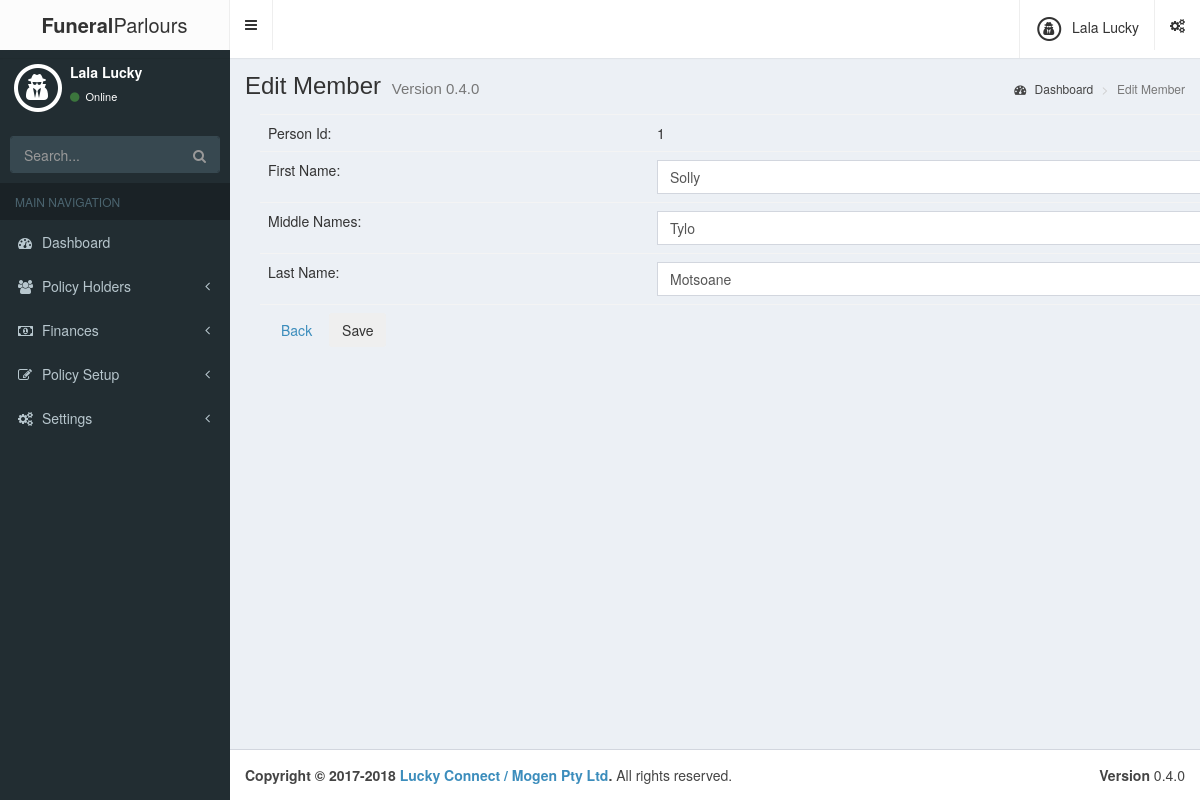
Screenshot of /members/edit.php?id=1 (signed in) with the database file from the repository.
### tables this page shows
CREATE TABLE IF NOT EXISTS `tblpersons` (
  `PersonId` int(11) NOT NULL,
  `FirstName` varchar(255) NOT NULL,
  `MiddleNames` varchar(500) NOT NULL,
  `LastName` varchar(255) NOT NULL,
  `TitleId` int(11) NOT NULL,
  `IDNumber` varchar(25) DEFAULT NULL,
  `DateOfBirth` date NOT NULL,
  `HomePhone` varchar(25) DEFAULT NULL,
  `WorkPhone` varchar(25) DEFAULT NULL,
  `MobilePhone` varchar(25) DEFAULT NULL,
  `HomeEmail` varchar(255) DEFAULT NULL,
  `WorkEmail` varchar(255) DEFAULT NULL
);

### classes/classes.php (called while the page is built, shortened)
<?php
spl_autoload_register(function ($className) {
    $className = strtolower($className);
    $path = "../classes/{$className}.php";
});
function esc_url($url) {
       $url = preg_replace('|[^a-z0-9-~+_.?#=!&;,/:%@$\|*\'()\\x80-\\xff]|i', '', $url);
       $strip = array('%0d', '%0a', '%0D', '%0A');
       $url = (string) $url;
       $count = 1;
       while ($count) {
           $url = str_replace($strip, '', $url, $count);
       }
       $url = str_replace(';//', '://', $url);
       $url = htmlentities($url);
       $url = str_replace('&amp;', '&#038;', $url);
       $url = str_replace("'", '&#039;', $url);
       if ($url[0] !== '/') {
           return '';
       } else {
           return $url;
       }
   }

### inc/dbconfig.inc.php (called while the page is built)
<?php
$host = "localhost";
$username = "luckymogen_fpms";
$password = "Ve18kHe6%AaI";
$db_name = "luckymogen_fpms";
$tbl_prefix = "";
$tbl_members = $tbl_prefix."tblusers";
$tbl_attempts = $tbl_prefix."tblloginattempts";
?>

### classes/dbconn.php (called while the page is built, shortened)
<?php
class DbConn
{
    public function __construct()
    {
        require '../inc/dbconfig.inc.php';
        try {
			$this->conn = new PDO('mysql:host=' . $host . ';dbname=' . $db_name . ';charset=utf8', $username, $password);
		} catch (\Exception $e) {
			die('Database connection error');
		}
    }
}

### members/edit.php (the view, shortened to what this page needs)
<?php
require_once "../inc/header.inc.php";
require '../classes/classes.php';
?>
<div class="container">
    <?php
try {
    $db = new DbConn;
$stmt = $db->conn->prepare("SELECT * FROM tblpersons WHERE PersonId = {$_GET['id']}");
    $stmt->execute();
    echo '<form method="post" action="'. esc_url($_SERVER['REQUEST_URI']).'">';
    echo '<table class="table">';
    $result = $stmt->fetch();
    echo "  <tr><td>Person Id:</td><td>".$result["PersonId"]."</td></tr>
            <tr><td>First Name:</td><td><input class='form-control' name='firstName' id='firstName' value='".$result["FirstName"]."'></td></tr>
            <tr><td>Middle Names:</td><td><input class='form-control' name='middleNames' id='middleNames' value='".$result["MiddleNames"]."'></td></tr>
            <tr><td>Last Name:</td><td><input class='form-control' name='lastName' id='lastName' value='".$result["LastName"]."'></td></tr>
            <tr><td colspan='2'><a class='btn btn-red' href='./'>Back</a> <button type='submit' class='btn btn-green'>Save</button></td></tr>";
    echo '</table>';
    echo '</form>';
} catch (PDOException $e) {
    $err = "Error: " . $e->getMessage();
}
?>
</div>
<?php require_once "../inc/footer.inc.php" ?>

### rows the page displays
tblpersons: PersonId "1", firstName "Solly", middleNames "Tylo", lastName "Motsoane"

### other values shown
$userFullName "Lala Lucky"
$_SESSION['fullName'] "Lala Lucky"
$pageName "Edit Member"
$sysVersion "0.4.0"
$sysDeveloperName "Lucky Connect / Mogen Pty Ltd"
